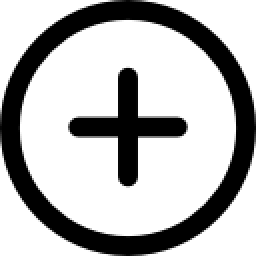
#> input picture runtime/apache-tomcat-11.0.18/webapps/sistemppa/assets/images/add.png, 128 x 128 px, given in place of Jabatan Air Sabah.jpg, which was not available (shown 2 times larger)
$ python remove_bg.py
#> lines starting #> are read from the running program, lines starting #| are printed output that depends on the picture; after the words box and inside, x2 and y2 are one past the last pixel; in counts of white or black regions, pixels touching at a corner belong together; pictures that were not available may be replaced by others from this repository, and a replacement may not be noted
from PIL import Image
import numpy as np

img = Image.open(r'P:\ProjectLI\Jabatan Air Sabah.jpg').convert('RGBA')
#> img is the input picture: PIL image 128x128 RGBA; mean R, G, B, A 173.5, 173.5, 173.5, 73.4
data = np.array(img)

r, g, b, a = data[:,:,0], data[:,:,1], data[:,:,2], data[:,:,3]
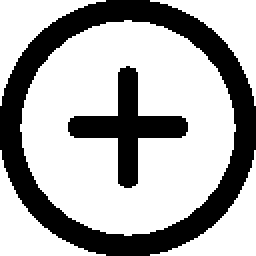
#> r: shape (128, 128) (shown 2 times larger); 68% white; 2 black regions, box (x1, y1, x2, y2) and area: (0, 0, 128, 128) 4118, (34, 33, 94, 94) 1120
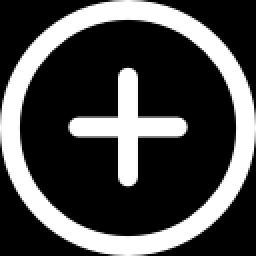
#> a: shape (128, 128) (shown 2 times larger); min 0, max 255, mean 73.4

# Remove near-white background
mask = (r > 200) & (g > 200) & (b > 200)
data[mask, 3] = 0

result = Image.fromarray(data)
out1 = r'P:\ProjectLI\src\main\webapp\assets\images\jabatan-air-sabah-bg.png'
out2 = r'P:\ProjectLI\runtime\apache-tomcat-11.0.18\webapps\sistemppa\assets\images\jabatan-air-sabah-bg.png'
result.save(out1, 'PNG')
result.save(out2, 'PNG')
print('Done:', out2)

$ run again, on runtime/apache-tomcat-11.0.18/webapps/sistemppa/assets/images/address.png
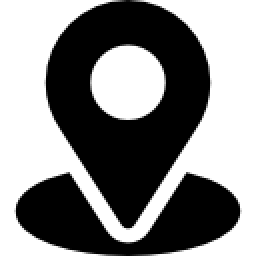
#> input picture runtime/apache-tomcat-11.0.18/webapps/sistemppa/assets/images/address.png, 128 x 128 px, given in place of Jabatan Air Sabah.jpg, which was not available (shown 2 times larger)
#> img is the input picture: PIL image 128x128 RGBA; mean R, G, B, A 127.3, 127.3, 127.3, 121
#> `r, g, b, a = data[:,:,0], data[:,:,1], data[:,:,2], data[:,:,3]`:
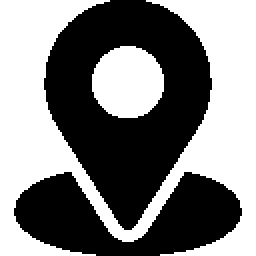
#> r: shape (128, 128) (shown 2 times larger); 49.9% white; 2 white regions, box (x1, y1, x2, y2) and area: (0, 0, 128, 128) 7155, (46, 23, 82, 59) 1026
#> `r, g, b, a = data[:,:,0], data[:,:,1], data[:,:,2], data[:,:,3]`:
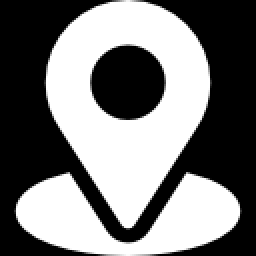
#> a: shape (128, 128) (shown 2 times larger); min 0, max 255, mean 121
